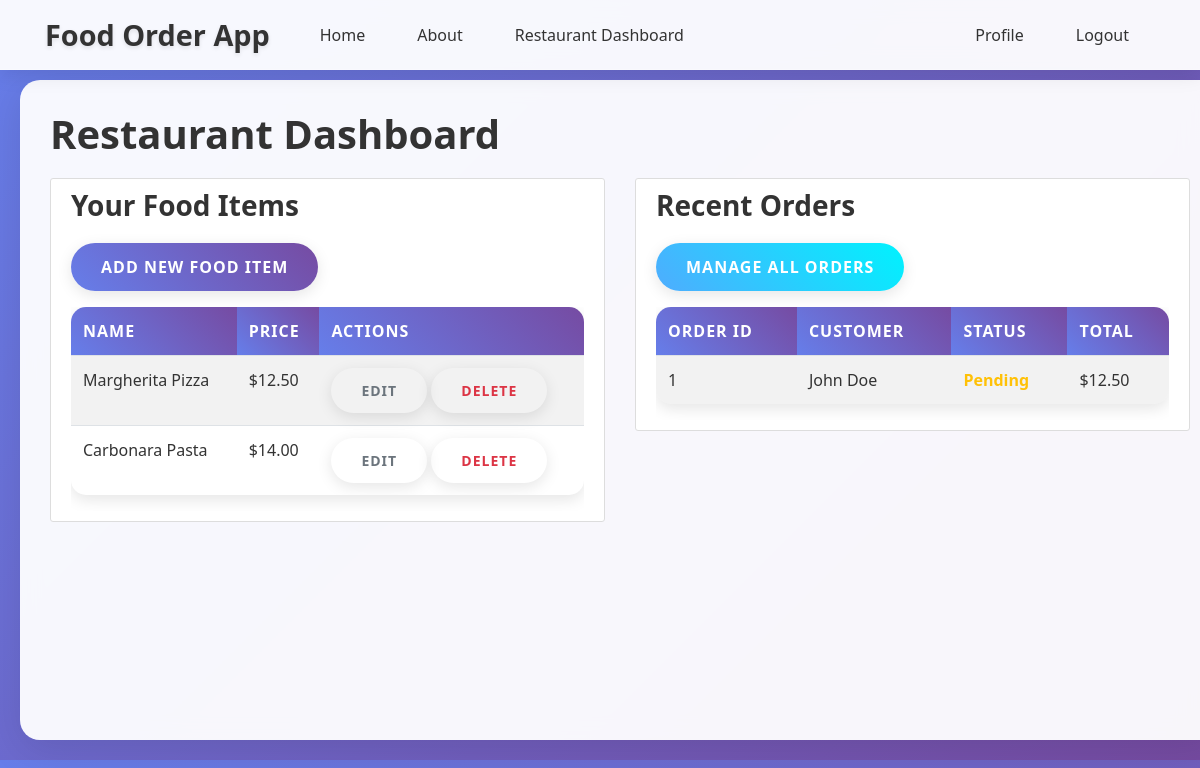
/restaurant/dashboard (signed in), run on the app's committed database.
### app/models/food_item.py (models this page shows, shortened)
class FoodItem(db.Model):
    __tablename__ = 'food_items'
    id = db.Column(db.Integer, primary_key=True)
    name = db.Column(db.String(100), nullable=False)
    description = db.Column(db.Text, nullable=True)
    price = db.Column(db.Numeric(10, 2), nullable=False)
    image_url = db.Column(db.String(200), nullable=True)
    restaurant_id = db.Column(db.Integer, db.ForeignKey('users.id'), nullable=False)
    created_at = db.Column(db.DateTime, default=datetime.utcnow)
    orders = db.relationship('Order', backref='food_item', lazy=True)

### app/models/order.py (models this page shows, shortened)
class Order(db.Model):
    __tablename__ = 'orders'
    id = db.Column(db.Integer, primary_key=True)
    customer_id = db.Column(db.Integer, db.ForeignKey('users.id'), nullable=False)
    food_item_id = db.Column(db.Integer, db.ForeignKey('food_items.id'), nullable=False)
    restaurant_id = db.Column(db.Integer, db.ForeignKey('users.id'), nullable=False)
    quantity = db.Column(db.Integer, nullable=False)
    total_price = db.Column(db.Numeric(10, 2), nullable=False)
    status = db.Column(db.Enum('pending', 'accepted', 'preparing', 'ready', 'delivered', 'cancelled', name='order_status'), default='pending')
    payment_id = db.Column(db.Integer, db.ForeignKey('payments.id'), nullable=True)
    order_date = db.Column(db.DateTime, default=datetime.utcnow)
    payment = db.relationship("Payment", backref="order", uselist=False, foreign_keys="Order.payment_id")

### app/models/user.py (models this page shows, shortened)
class User(db.Model, UserMixin):
    __tablename__ = 'users'
    id = db.Column(db.Integer, primary_key=True)
    name = db.Column(db.String(100), nullable=False)
    email = db.Column(db.String(120), unique=True, nullable=False)
    phone_number = db.Column(db.String(20), unique=True, nullable=False)
    location = db.Column(db.String(200), nullable=False)
    password = db.Column(db.String(60), nullable=False)
    role = db.Column(db.Enum('admin', 'customer', 'restaurant', name='user_roles'), default='customer')
    status = db.Column(db.Enum('active', 'pending', 'suspended', name='account_status'), default='active')
    food_items = db.relationship('FoodItem', backref='restaurant_owner', lazy=True, foreign_keys='FoodItem.restaurant_id')
    orders_as_customer = db.relationship('Order', backref='customer_user', lazy=True, foreign_keys='Order.customer_id')
    orders_as_restaurant = db.relationship('Order', backref='restaurant_user', lazy=True, foreign_keys='Order.restaurant_id')
    payments_as_customer = db.relationship('Payment', backref='customer_payer', lazy=True, foreign_keys='Payment.customer_id')
    payments_as_restaurant = db.relationship('Payment', backref='restaurant_receiver', lazy=True, foreign_keys='Payment.restaurant_id')

### app/routes/restaurant.py (the view)
@restaurant.route("/dashboard")
@login_required
@restaurant_required
def dashboard():
    food_items = FoodItem.query.filter_by(restaurant_id=current_user.id).all()
    orders = Order.query.filter_by(restaurant_id=current_user.id).all()
    return render_template("restaurant_dashboard.html", food_items=food_items, orders=orders)

### app/templates/restaurant_dashboard.html
{% extends "base.html" %}
{% block content %}
    <h1>Restaurant Dashboard</h1>
    <div class="row">
        <div class="col-md-6">
            <div class="content-section">
                <h3>Your Food Items</h3>
                <a href="{{ url_for('restaurant.add_food_item') }}" class="btn btn-primary mb-3">Add New Food Item</a>
                {% if food_items %}
                    <div class="table-responsive">
                        <table class="table table-striped">
                            <thead>
                                <tr>
                                    <th>Name</th>
                                    <th>Price</th>
                                    <th>Actions</th>
                                </tr>
                            </thead>
                            <tbody>
                                {% for food_item in food_items %}
                                    <tr>
                                        <td>{{ food_item.name }}</td>
                                        <td>${{ food_item.price }}</td>
                                        <td>
                                            <a href="{{ url_for('restaurant.edit_food_item', food_item_id=food_item.id) }}" class="btn btn-sm btn-outline-secondary">Edit</a>
                                            <form method="POST" action="{{ url_for('restaurant.delete_food_item', food_item_id=food_item.id) }}" style="display: inline;">
                                                <button type="submit" class="btn btn-sm btn-outline-danger" onclick="return confirm('Are you sure?')">Delete</button>
                                            </form>
                                        </td>
                                    </tr>
                                {% endfor %}
                            </tbody>
                        </table>
                    </div>
                {% else %}
                    <p>No food items yet. <a href="{{ url_for('restaurant.add_food_item') }}">Add your first food item</a>.</p>
                {% endif %}
            </div>
        </div>
        <div class="col-md-6">
            <div class="content-section">
                <h3>Recent Orders</h3>
                <a href="{{ url_for('restaurant.manage_orders') }}" class="btn btn-info mb-3">Manage All Orders</a>
                {% if orders %}
                    <div class="table-responsive">
                        <table class="table table-striped">
                            <thead>
                                <tr>
                                    <th>Order ID</th>
                                    <th>Customer</th>
                                    <th>Status</th>
                                    <th>Total</th>
                                </tr>
                            </thead>
                            <tbody>
                                {% for order in orders[:5] %}
                                    <tr>
                                        <td>{{ order.id }}</td>
                                        <td>{{ order.customer_user.name }}</td>
                                        <td><span class="order-status {{ order.status }}">{{ order.status.title() }}</span></td>
                                        <td>${{ order.total_price }}</td>
                                    </tr>
                                {% endfor %}
                            </tbody>
                        </table>
                    </div>
                {% else %}
                    <p>No orders yet.</p>
                {% endif %}
            </div>
        </div>
    </div>
{% endblock content %}

### app/static/main.css (style rules this page uses)
body { background: #fafafa; color: #333333; margin-top: 5rem; }
h1, h2, h3, h4, h5, h6 { color: #444444; }
.content-section { background: #ffffff; padding: 10px 20px; border: 1px solid #dddddd; border-radius: 3px; margin-bottom: 20px; }
.order-status { font-weight: bold; }
.order-status.pending { color: #ffc107; }
body { padding-bottom: 70px; }
@media (min-width: 768px) { body { background: linear-gradient(135deg, #667eea 0%, #764ba2 100%); font-family: 'Segoe UI', Tahoma, Geneva, Verdana, sans-serif; padding-bottom: 0; } }
@media (min-width: 768px) { h1, h2, h3, h4, h5, h6 { color: #333; font-weight: 700; margin-bottom: 20px; } }
@media (min-width: 768px) { .btn { border-radius: 25px; padding: 12px 30px; font-weight: 600; text-transform: uppercase; letter-spacing: 1px; transition: all 0.3s ease; border: none; box-shadow: 0 4px 15px rgba(0, 0, 0, 0.1); } }
@media (min-width: 768px) { .btn-primary { background: linear-gradient(45deg, #667eea, #764ba2); color: white; } }
@media (min-width: 768px) { .btn-info { background: linear-gradient(45deg, #4facfe, #00f2fe); } }
@media (min-width: 768px) { .table { border-radius: 15px; overflow: hidden; box-shadow: 0 5px 15px rgba(0, 0, 0, 0.1); } }
@media (min-width: 768px) { .table thead th { background: linear-gradient(45deg, #667eea, #764ba2); color: white; border: none; font-weight: 600; text-transform: uppercase; letter-spacing: 1px; } }
@media (min-width: 768px) { .table tbody tr { transition: all 0.3s ease; } }

### data on the page
FoodItem: name "Margherita Pizza", price "12.50"
FoodItem: name "Carbonara Pasta", price "14.00"
Order: id "1", customer_user.name "John Doe", status "Pending", total_price "12.50"
